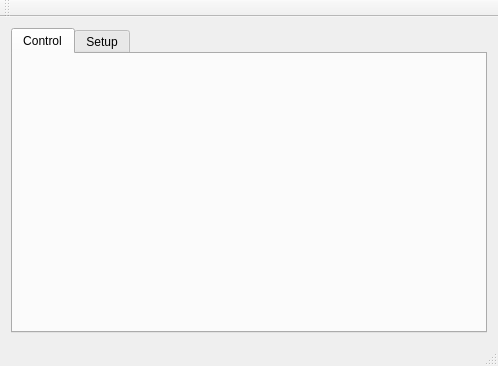
<?xml version="1.0" encoding="UTF-8"?>
<ui version="4.0">
 <class>MainView</class>
 <widget class="QMainWindow" name="MainView">
  <property name="geometry">
   <rect>
    <x>0</x>
    <y>0</y>
    <width>498</width>
    <height>366</height>
   </rect>
  </property>
  <property name="windowTitle">
   <string>MainView</string>
  </property>
  <property name="windowIcon">
   <iconset>
    <normaloff>:/root/images/Button-Play-icon.png</normaloff>:/root/images/Button-Play-icon.png</iconset>
  </property>
  <widget class="QWidget" name="centralWidget">
   <layout class="QHBoxLayout" name="horizontalLayout">
    <item>
     <widget class="QTabWidget" name="tabMainView">
      <property name="currentIndex">
       <number>0</number>
      </property>
      <widget class="QWidget" name="tabControl">
       <attribute name="title">
        <string>Control</string>
       </attribute>
       <layout class="QVBoxLayout" name="verticalLayout_2">
        <item>
         <layout class="QVBoxLayout" name="loSetupTab"/>
        </item>
       </layout>
      </widget>
      <widget class="QWidget" name="tabSetup">
       <attribute name="title">
        <string>Setup</string>
       </attribute>
      </widget>
     </widget>
    </item>
   </layout>
  </widget>
  <widget class="QMenuBar" name="menuBar">
   <property name="geometry">
    <rect>
     <x>0</x>
     <y>0</y>
     <width>498</width>
     <height>21</height>
    </rect>
   </property>
  </widget>
  <widget class="QToolBar" name="mainToolBar">
   <attribute name="toolBarArea">
    <enum>TopToolBarArea</enum>
   </attribute>
   <attribute name="toolBarBreak">
    <bool>false</bool>
   </attribute>
  </widget>
  <widget class="QStatusBar" name="statusBar"/>
 </widget>
 <layoutdefault spacing="6" margin="11"/>
 <resources/>
 <connections/>
</ui>
